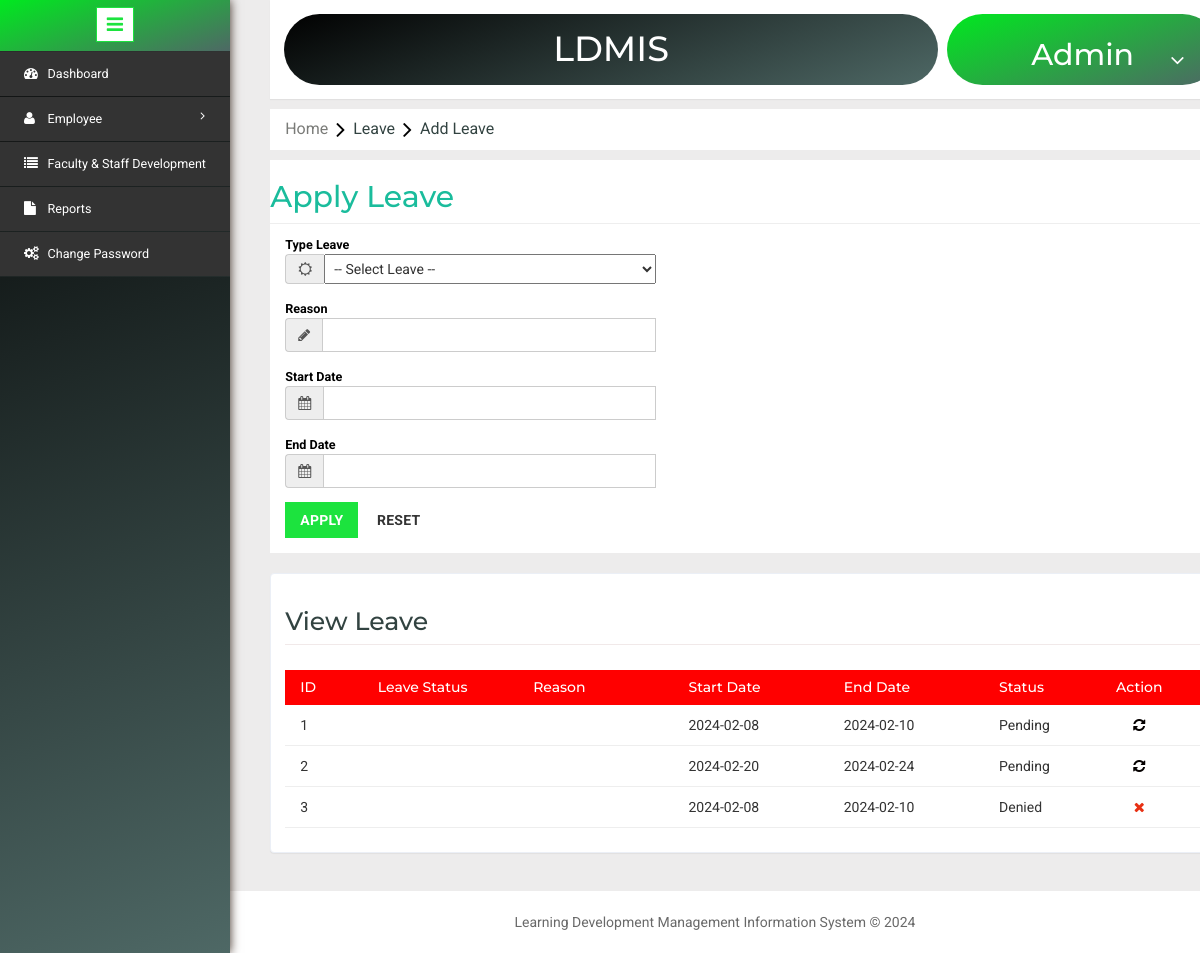
The app's page /addleave.php (signed in) with its own data.
### tables this page shows
CREATE TABLE `leavedetails` (
  `Detail_Id` bigint(20) NOT NULL,
  `EmpId` bigint(20) NOT NULL,
  `TypesLeaveId` varchar(20) NOT NULL,
  `Commutation` varchar(20) NOT NULL,
  `StateDate` date NOT NULL,
  `EndDate` date NOT NULL,
  `LeaveStatus` varchar(50) NOT NULL
);

### addleave.php (the view, shortened to what this page needs)
<?php include('header.php');?>
<?php
  $dbs = new database();
  $db=$dbs->connection();
  $empid = $_SESSION['User']['EmployeeId'];
  $leavedetails = mysqli_query($db,"select * from leavedetails where EmpId='$empid' ");
?>
<ol class="breadcrumb" style="margin: 10px 0px ! important;">
    <li class="breadcrumb-item"><a href="Home.php">Home</a><i class="fa fa-angle-right"></i>Leave<i class="fa fa-angle-right"></i>Add Leave</li>
</ol>
<form method="POST">
<div class="container-fluid" style="margin-bottom: 30px;margin-top: 10px; background: white;">
	<div class="row">
		<h2 style="color: #1abc9c;">Apply Leave</h2><hr>
		<div class="col-md-5 control-label">
        <label class="control-label">Type Leave</label>
        <div class="input-group">
            <span class="input-group-addon">
            <i class="fa fa-sun-o" aria-hidden="true"></i>
            </span>
           	<select name="leavestatus" title="Select Leave" style="text-transform: capitalize; " required>
           	<option value="">-- Select leave --</option>
            </select>
        </div>
        </div>
        <div class="clearfix"> </div>
    </div>
    <div class="row">
        <div class="col-md-5 control-label">
              <label class="control-label">Reason</label>
              <div class="input-group">
                  <span class="input-group-addon">
              <i class="fa fa-pencil" aria-hidden="true"></i>
              </span>
              <input type="text" name="reason" class="form-control" required="">
              </div>
            </div>
        <div class="clearfix"> </div>
    </div>
    <div class="row">
        <div class="col-md-5 control-label">
              <label class="control-label">Start Date</label>
              <div class="input-group">
                  <span class="input-group-addon">
              <i class="fa fa-calendar" aria-hidden="true"></i>
              </span>
              <input type="text" id="StartDate" title="Select First Date" name="startdate" class="form-control" required="" onkeyup="if (/\D/g.test(this.value)) this.value = this.value.replace(/\D/g,'')">
              </div>
            </div>
        <div class="clearfix"> </div>
    </div>
    <div class="row">
        <div class="col-md-5 control-label">
            <label class="control-label">End Date</label>
            <div class="input-group">
                <span class="input-group-addon">
        	    	<i class="fa fa-calendar" aria-hidden="true"></i>
            	</span>
              	<input type="text" id="EndDate" name="enddate" title="Select End Date" class="form-control" required="" onkeyup="if (/\D/g.test(this.value)) this.value = this.value.replace(/\D/g,'')">
            </div>
        </div>
        <div class="clearfix"> </div>
    </div>
    <div class="row">
    	<div class="col-md-3 form-group">
        	<button type="submit" name="Apply" title="Apply" class="btn btn-primary">Apply</button>
            <button type="reset" class="btn btn-default" title="Reset">Reset</button>
        </div>
        <div class="clearfix"> </div>
    </div>
</div>
<div class="validation-form" style="margin-bottom: 30px;margin-top: -10px; background: white; ">
	<h2>View Leave</h2>
	<div class="row" style="color: white; margin-right: 0; margin-left: 0;">
		<div style="background: red;" class="col-md-1 control-label">
           	<h5>ID</h5>
        </div>
		<div style="background: red;" class="col-md-2 control-label">
           	<h5>Leave Status</h5>
        </div>
        <div style="background: red; " class="col-md-2 control-label">
           	<h5>Reason</h5>
        </div>
        <div style="background: red;" class="col-md-2 control-label">
           	<h5>Start Date</h5>
        </div>
        <div style="background: red;" class="col-md-2 control-label">
           	<h5>End Date</h5>
        </div>
        <div style="background: red;" class="col-md-1 control-label">
           	<h5>Status</h5>
        </div>
        <div style="background: red; text-align: center;" class="col-md-2 control-label">
           	<h5>Action</h5>
        </div>
    </div>
    <?php $i=1; while($rom = mysqli_fetch_assoc($leavedetails)) {
      $typeid = $rom['TypesLeaveId'];
      $typename = mysqli_query($db,"select * from type_of_leave where LeaveId='$typeid' ");
      $typen = mysqli_fetch_assoc($typename); ?>
    <div class="row" style="margin-right: 0; margin-top: 10px; margin-left: 0;">
    	<div class="col-md-1" ><?php $i=$i; echo $i; $i++;?></div>
    	<div class="col-md-2"><?php echo ucfirst((isset($typen['Type_of_Name']))?$typen['Type_of_Name']:""); ?></div>
    	<div class="col-md-2" ><?php echo(isset($rom['Reason']))?$rom['Reason']:""; ?></div>
    	<div class="col-md-2"><?php echo(isset($rom['StateDate']))?$rom['StateDate']:""; ?></div>
    	<div class="col-md-2"><?php echo(isset($rom['EndDate']))?$rom['EndDate']:""; ?></div>
    	<div class="col-md-1"><?php echo(isset($rom['LeaveStatus']))?$rom['LeaveStatus']:""; ?></div>
      <?php if($rom['LeaveStatus'] == "Pending") {?>
    	<div class="col-md-2" style="text-align: center;"><a onclick="history.go(0)" title="Refresh"><i class="la fa fa-refresh" style="color: #050100;" aria-hidden="true"></i></a></div>
      <?php } else if($rom['LeaveStatus'] == "Accept"){ ?>
       <div class="col-md-2" style="text-align: center;"><a title="Accept"><i class="fa fa-check" aria-hidden="true"> </i></a></div>
       <?php } else {?>
       <div class="col-md-2" style="text-align: center;"><a title="Denied"><i class="fa fa-times" style="color:#E83114;" aria-hidden="true"> </i></a></div>
       <?php } ?>
    </div><hr>
     <?php }?>
</div>
</form>
<?php include('footer.php'); ?>

### records on screen
leavedetails: StateDate "2024-02-08", EndDate "2024-02-10", LeaveStatus "Pending"
leavedetails: StateDate "2024-02-20", EndDate "2024-02-24", LeaveStatus "Pending"
leavedetails: StateDate "2024-02-08", EndDate "2024-02-10", LeaveStatus "Denied"
